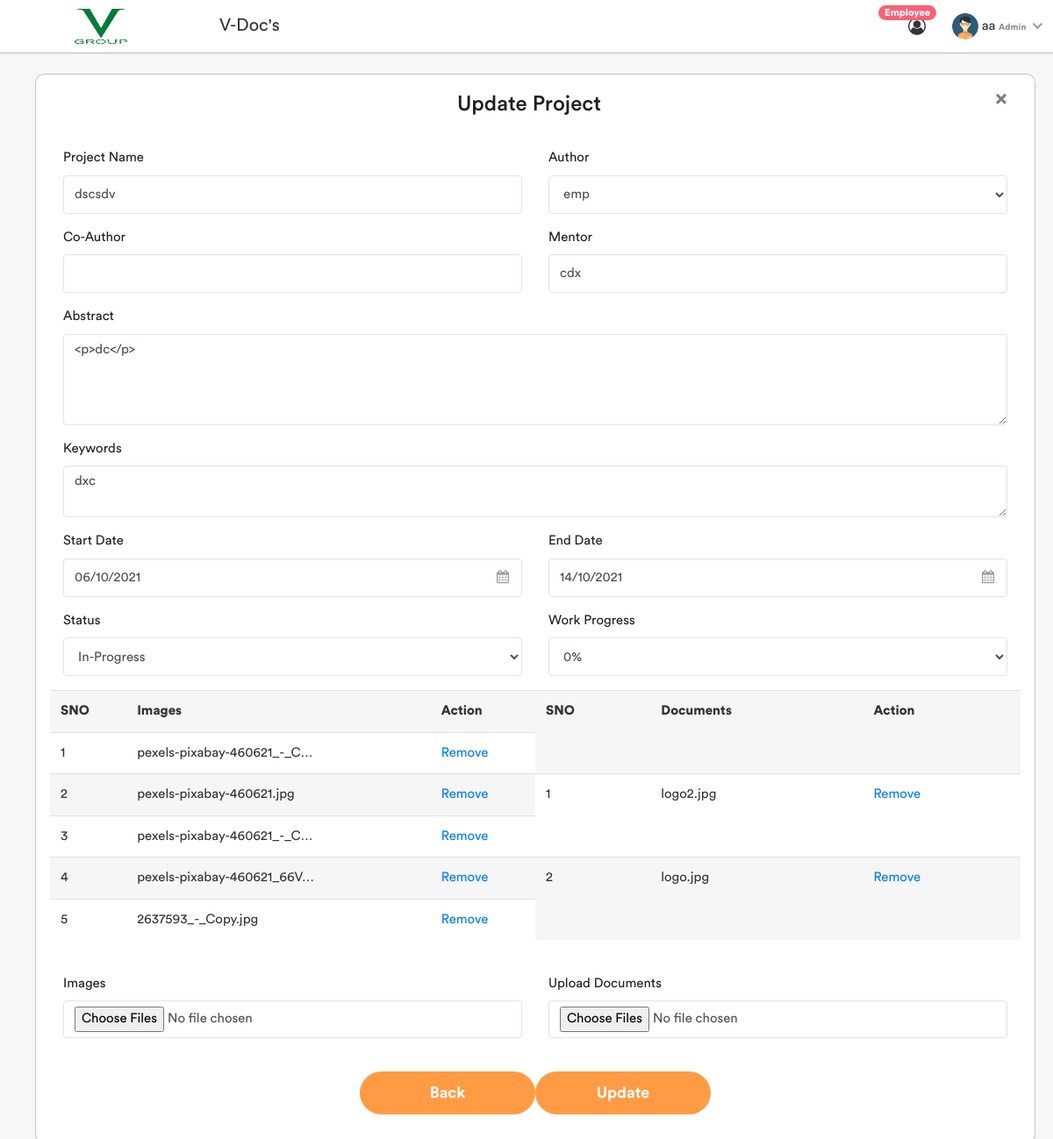
The page /project_update/1/ (signed in) on the database its author committed.
### projects/models.py (models this page shows, shortened)
class Projects(models.Model):
    Author = models.ForeignKey(Employee, on_delete=models.CASCADE, null=True, blank=True)
    co_author = MultiSelectField(choices=co_author_choices, null=True, blank=True, max_choices=5)
    title = models.CharField(max_length=100, unique=True)
    abstract = models.TextField(max_length=500)
    project_keywords = models.TextField(max_length=500)
    mentor = models.CharField(max_length=100)
    collabrator = models.CharField(max_length=100, default='null')
    start_date = models.DateTimeField(default=datetime.now())
    completion_date = models.DateField('completion date')
    status = models.CharField(max_length=11, choices=STATUS_CHOICE, default='blank')
    work_progress = models.CharField(max_length=4,choices=work_progress_choices,default=1)

class Project_Images(models.Model):
    project_images = models.ImageField(upload_to=upload_location, null='True', blank='True')
    project_img = models.ForeignKey(Projects, on_delete=models.CASCADE, null=True, blank=True)

class Project_Files(models.Model):
    upload_documents = models.FileField(upload_to=upload_location2, null='True', blank='True')
    project = models.ForeignKey(Projects, related_name='files', on_delete=models.CASCADE, null=True, blank=True)

### projects/views.py (the view, shortened to what this page needs)
# urls.py: path('project_update/<int:id>/', ProjectUpdateView, name='project_update'),
@login_required(login_url='login_page')
def ProjectUpdateView(request, id):
    data = Employee.objects.all()
    update_project = Projects.objects.get(pk=id)
    projectview = AddprojectModelForm(instance=update_project)
    Images_Project = Project_Images.objects.filter(project_img=update_project)
    Files_Project = Project_Files.objects.filter(project=update_project)
    imagesview = [ProjectImageForm(prefix=str(images.id), instance=images) for images in Images_Project]
    filesview = [ProjectFilesForm(prefix=str(files.id), instance=files) for files in Files_Project]
    addimages = ProjectImageForm()
    addfiles = ProjectFilesForm()
    return render(request, 'Projects/update_project.html',
                  {'form': projectview, 'form2': Images_Project, 'form3': Files_Project, 'addimg': addimages,
                   'addfile': addfiles,'empdata':data})

### projects/forms.py
class ProjectImageForm(forms.ModelForm):
    class Meta:
        model = Project_Images
        fields = ['project_images']
        widgets = {
        'project_images' : forms.ClearableFileInput(attrs={'multiple': True,'class': 'form-control','id':'img','type':'file', 'name':'upload_documents'}),
        }

### user/models.py (called while the page is built)
    def __str__(self):
        return self.user.username

### user/templatetags/auth_extras.py (called while the page is built)
@register.filter(name='has_group')
def has_group(user, group_name):
    group = Group.objects.get(name=group_name)
    return True if group in user.groups.all() else False

### templates/Projects/update_project.html (shortened to what this page needs)
{% load static %}
{% include 'base.html' %}
{% load auth_extras %}
<div class="page-wrapper">
    {% block content %}
        <div class="modal-content container mt-4 mb-3" style="border-radius: 10px;">
            <form method="post" action="" enctype="multipart/form-data">
                <div class="form-group">
                    <div class="modal-body">
                        <button href="/Homepage" class="close">
                            <span aria-hidden="true">&times;</span>
                        </button>
                        <h3 style="text-align: center" class="modal-title">Update Project</h3>
                    </div>
                    <div class="modal-body">
                        <div class="row">
                            <div class="col-sm-6">
                                <div class="form-group ">
                                    <label>Project Name</label>
                                    {{ form.title }}
                                </div>
                            </div>
                            {% if request.user|has_group:"Employee" %}
                                <div class="col-sm-6">
                                    <div class="form-group ">
                                        <label>Author </label>
                                        <input name="Author" class="form-control"
                                               value="{{ request.user.employee.id }}">
                                        <text class="text-danger">{{ form.Author.errors }}</text>
                                    </div>
                                </div>
                            {% else %}
                                <div class="col-sm-6">
                                    <div class="form-group ">
                                        <label>Author </label>
                                        {{ form.Author }}
                                    </div>
                                </div>
                            {% endif %}
                        </div>
                        <div class="row">
                            <div class="col-sm-6">
                                <div class="form-group ">
                                    <label>Co-Author</label>
                                </div>
                            </div>
                            <div class="col-sm-6">
                                <div class="form-group ">
                                    <label>Mentor</label>
                                    {{ form.mentor }}
                                </div>
                            </div>
                        </div>
                        <div class="form-group ">
                            <label>Abstract</label>
                            {{ form.abstract }}
                        </div>
                        <div class="form-group ">
                            <label>Keywords</label>
                            {{ form.project_keywords }}
                        </div>
                        <div class="row">
                            <div class="col-sm-6">
                                <div class="form-group  invalid ">
                                    <label>Start Date</label>
                                    <div class="cal-icon">
                                        {{ form.start_date }}
                                    </div>
                                </div>
                            </div>
                            <div class="col-sm-6">
                                <div class="form-group ">
                                    <label>End Date</label>
                                    <div class="cal-icon">
                                        {{ form.completion_date }}
                                    </div>
                                </div>
                            </div>
                        </div>
                        <div class="row">
                            <div class="col-sm-6">
                                <div class="form-group ">
                                    <label>Status</label>
                                    {{ form.status }}
                                </div>
                            </div>
                            <div class="col-sm-6">
                                <div class="form-group ">
                                    <label>Work Progress</label>
                                    {{ form.work_progress }}
                                </div>
                            </div>
                        </div>
                        <div class="row">
                            <table class="table table-striped col-sm-6"
                                   style="width:100%">
                                <tr>
                                    <th>SNO</th>
                                    <th>Images</th>
                                    <th>Action</th>
                                </tr>
                                {% for i in form2 %}
                                    <tr>
                                        <td>{{ forloop.counter }}</td>
                                        <td>{{ i.project_images|truncatechars:45|slice:"19:" }}</td>
                                        <td><a href="{% url 'deleteimage' i.id %}">Remove</a></td>
                                    </tr>
                                {% endfor %}
                            </table>
                            <table class="table table-striped col-sm-6"
                                   style="width:100%">
                                <tr>
                                    <th>SNO</th>
                                    <th>Documents</th>
                                    <th>Action</th>
                                </tr>
                                {% for j in form3 %}
                                    <tr>
                                        <td>{{ forloop.counter }}</td>
                                        <td>{{ j.upload_documents|truncatechars:45|slice:"18:" }}</td>
                                        <td><a href="{% url 'deletefile' j.id %}">Remove</a></td>
                                    </tr>
                                {% endfor %}
                            </table>
                        </div>
                        <br>
                        <div class="row file-form">
                            {% for i in addimg %}
                                <div class="col-sm-6">
                                    <div class="form-group">
                                        <label>Images</label>
                                        {{ i }}
                                    </div>
                                </div>
                            {% endfor %}
                            {% for i in addfile %}
                                <div class="col-sm-6">
                                    <div class="form-group">
                                        <label>Upload Documents</label>
                                        {{ i }}
                                    </div>
                                    <br>
                                </div>
                            {% endfor %}
                        </div>
                        <div style="justify-content: center" class="row">
                            <span><button href="/Homepage" class="btn btn-primary submit-btn">Back</button></span>
                            <span><button type="submit" class="btn btn-primary submit-btn">Update</button></span>
                        </div>
                    </div>
                </div>
            </form>
        </div>
        <br>
        <link rel="stylesheet" href="../../static/assets/css/filesupload.css"/>
    {% endblock %}
</div>

### templates/base.html (shortened to what this page needs)
<!DOCTYPE html>
<html lang="en">
{% load static %}
{% load auth_extras %}
<head>
    <link rel="stylesheet" href="{% static 'assets/css/bootstrap.min.css' %}">
    <link rel="stylesheet" href="{% static 'assets/css/font-awesome.min.css' %}">
    <link rel="stylesheet" href="{% static 'assets/css/select2.min.css' %}">
    <link rel="stylesheet" href="{% static 'assets/css/bootstrap-datetimepicker.min.css' %}">
    <link rel="stylesheet" href="{% static 'assets/css/line-awesome.min.css' %}">
    <link rel="stylesheet" href="{% static 'assets/plugins/summernote/dist/summernote-bs4.css' %}">
    <link rel="stylesheet" href="{% static 'assets/plugins/morris/morris.css' %}">
    <link rel="stylesheet" href="{% static 'assets/css/dataTables.bootstrap4.min.css' %}">
    <link rel="stylesheet" href="{% static 'assets/css/style.css' %}">
</head>
<body>
<div class="main-wrapper">
    <div class="header">
        <div class="header-left">
            <div href="" class="logo">
                <a href="{% url 'projects_list' %}"><img src="{% static 'assets/img/logo.png' %}" width="60"
                                                         height="40"
                                                         alt=""></a>
            </div>
        </div>
        <div class="page-title-box" style="font-weight: bold">
            <h3>V-Doc's</h3>
        </div>
        <ul class="nav user-menu">
            {% if user.is_superuser %}
                <li class="nav-item dropdown">
                    <a href="{% url 'Employee_list_page' %}" class="" data-toggle="">
                        <i class="fa fa-user-circle-o"></i> <span class="badge badge-pill">Employee</span>
                    </a>
                </li>
            {% endif %}
            <li class="nav-item dropdown has-arrow main-drop">
                <a href="#" class="dropdown-toggle nav-link" data-toggle="dropdown">
							<span class="user-img">
                                    {% if request.user|has_group:"Employee" %}
                                        <img class="avatar" src="{{ user.employee.profile_pic }}" alt="">
                                        {{ user.username }}
                                        <span class="text-muted"
                                              style="font-size: 10px;font-weight: bold;">Employee</span>
                                    {% else %}
                                        <img src="{% static 'assets/img/profiles/avatar-1.png' %}" alt="">
                                        {{ user.username }}
                                        <span class="text-muted" style="font-size: 10px;font-weight: bold;">Admin</span>
                                    {% endif %}
                                </span>
                </a>
            </li>
        </ul>
    </div>
</div>
</body>
</html>

### rows shown on the page
Projects: title "dscsdv", Author "emp", mentor "cdx", abstract "<p>dc</p>", project_keywords "dxc", start_date "06/10/2021", completion_date "14/10/2021", status "In-Progress", work_progress "0%"
Project_Images: project_images "pexels-pixabay-460621_-_C…"
Project_Images: project_images "pexels-pixabay-460621.jpg"
Project_Images: project_images "pexels-pixabay-460621_-_C…"
Project_Images: project_images "pexels-pixabay-460621_66V…"
Project_Images: project_images "2637593_-_Copy.jpg"
Project_Files: upload_documents "logo2.jpg"
Project_Files: upload_documents "logo.jpg"

### other values the page prints
{{ user.username }} "aa"
